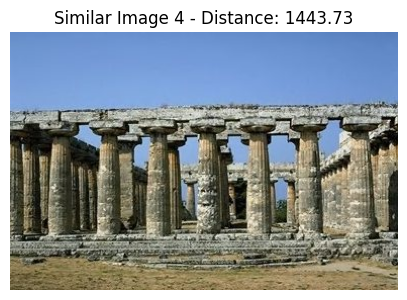
#> input picture download (12).png, 407 x 300 px, given as the content of the folder /content/Corel1k_MSD, which was not available
$ jupyter execute --allow-errors MSD_CNN_Hybrid_V1.1.ipynb
#> lines starting #> are read from the running program, lines starting #| are printed output that depends on the picture; pictures that were not available may be replaced by others from this repository, and a replacement may not be noted
[cell 1]
import os
import cv2
import numpy as np
from glob import glob
from scipy.spatial.distance import euclidean
import tensorflow as tf
from tensorflow.keras.applications import VGG16
from tensorflow.keras.preprocessing import image
from tensorflow.keras.applications.vgg16 import preprocess_input
import matplotlib.pyplot as plt
from zipfile import ZipFile

[cell 2]
# Extract the ZIP file to a folder named Corel1k_MSD
zip_file_path = '/content/Corel1k_MSD.zip'  # Replace with your actual path
extracted_folder = '/content/Corel1k_MSD'
os.makedirs(extracted_folder, exist_ok=True)

# Extract the ZIP file
#> (the rest of this cell did not finish here and is left out)

[cell 3]
# Function to load images from the extracted folder
def load_images_from_folder(folder_path, img_size=(128, 128)):
#> called with folder_path = '/content/Corel1k_MSD', img_size = (128, 128)
    images = []
    image_paths = glob(os.path.join(folder_path, '*'))
    for img_path in image_paths:
        img = cv2.imread(img_path)
#> img is the input picture: shape (300, 407, 3); mean B, G, R 151.1, 147, 139
        img = cv2.resize(img, img_size)
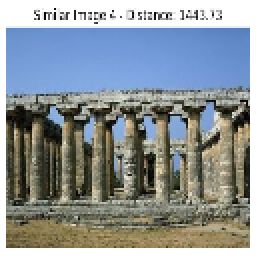
#> img: shape (128, 128, 3) (shown 2 times larger); mean B, G, R 150.8, 146.9, 139
        images.append((img_path, img))
    return images

[cell 4]
# Function to compute the MicroStructureDescriptor (MSD)
def compute_msd_descriptor(image):
    channels = cv2.split(image)
    msd = []
    for channel in channels:
        mean, std = cv2.meanStdDev(channel)
        msd.append(mean[0][0])  # Add mean
        msd.append(std[0][0])   # Add standard deviation
    return np.array(msd)

[cell 5]
# Function to extract features using a pre-trained CNN (VGG16)
def extract_cnn_features(image):
    model = VGG16(weights='imagenet', include_top=False, input_shape=(224, 224, 3))  # Changed input size to 224x224
    img = cv2.cvtColor(image, cv2.COLOR_BGR2RGB)  # Convert image to RGB
    img = cv2.resize(img, (224, 224))  # Resize for VGG16 input
    img = np.expand_dims(img, axis=0)  # Add batch dimension
    img = preprocess_input(img)  # Preprocess the image
    features = model.predict(img)  # Get features from VGG16
    features = features.flatten()  # Flatten the features into a vector
    return features

[cell 6]
# Load images from the dataset folder
dataset_folder = '/content/Corel1k_MSD'
images = load_images_from_folder(dataset_folder)
#> images = 1 item

[cell 7]
import numpy as np

# Compute and save descriptors
image_descriptors = []
#> (the rest of this cell did not finish here and is left out)

[cell 8]
# Function to calculate similarity using Euclidean distance
def calculate_similarity(query_descriptor, descriptors):
    similarities = []
    for img_path, descriptor in descriptors:
        distance = euclidean(query_descriptor, descriptor)
        similarities.append((img_path, distance))
    similarities.sort(key=lambda x: x[1])  # Sort by distance (lower is more similar)
    return similarities

[cell 9]
# Allow user to input the path of the query image
query_image_path = '/content/Corel1k_MSD/317.jpg'


# Read and process the query image
query_image = cv2.imread(query_image_path)
query_image = cv2.resize(query_image, (128, 128))  # Resize to match dataset images

[cell 10]
# Compute MSD and CNN features for the query image
msd_descriptor = compute_msd_descriptor(query_image)
#> the loop in compute_msd_descriptor (call 2), `for channel in channels:` made 3 passes
#> (mean, std) on passes 1 to 3: ([150.8], [78.16]), ([146.9], [64.03]), ([139], [65.12])
#> (the rest of this cell did not finish here and is left out)

#> (a cell that did not finish here is left out)

[cell 12]
# Display the query image
plt.figure(figsize=(5, 5))
plt.imshow(cv2.cvtColor(query_image, cv2.COLOR_BGR2RGB))
plt.title("Query Image")
plt.axis('off')
plt.show()

[cell 13]
# Display top 5 most similar images
top_n = 5
#> (the rest of this cell did not finish here and is left out)

[cell 14]
def precision_at_k(query_descriptor, k=5):
    relevant_count = 0
    for img_path, descriptor in image_descriptors:
        if is_relevant(img_path):  # Assume a function `is_relevant`
            relevant_count += 1
    return relevant_count / k

# Placeholder for testing:
def is_relevant(img_path):
    return "expected_label" in img_path

[cell 15]
from sklearn.manifold import TSNE
import matplotlib.pyplot as plt

all_features = np.array([desc for _, desc in image_descriptors])
labels = [img_path for img_path, _ in image_descriptors]
#> labels = []

# t-SNE
tsne = TSNE(n_components=2, random_state=42)
#> (the rest of this cell did not finish here and is left out)

[cell 16]
from tensorflow.keras.applications import VGG16
from tensorflow.keras.models import Model

# Load the pre-trained VGG16 model without the top layer (for feature extraction)
#> (the rest of this cell did not finish here and is left out)

[cell 17]
import numpy as np
import cv2
import matplotlib.pyplot as plt
from tensorflow.keras.preprocessing import image

def overlay_heatmap_on_image(image, heatmap, alpha=0.5):
    """
    Overlays a heatmap on an image.
    - image: The original image (numpy array)
    - heatmap: The heatmap (numpy array)
    - alpha: Transparency of the heatmap (default 0.5)
    """
    # Normalize the heatmap to be in the range [0, 255]
    heatmap = np.uint8(255 * heatmap)  # Scale to [0, 255]
    heatmap = cv2.applyColorMap(heatmap, cv2.COLORMAP_JET)  # Convert to a color map

    # Resize the heatmap to match the image size
    heatmap_resized = cv2.resize(heatmap, (image.shape[1], image.shape[0]))

    # Ensure both image and heatmap are of the same type (uint8)
    image = np.uint8(image)

    # Blend the heatmap with the original image
    superimposed_img = cv2.addWeighted(image, 1 - alpha, heatmap_resized, alpha, 0)
    return superimposed_img

# Load your image (replace 'image_path' with the path to your image)
img_path = '/content/Corel1k_MSD/207.jpg'  # Replace with your image path
#> (the rest of this cell did not finish here and is left out)

[cell 18]
import numpy as np
import matplotlib.pyplot as plt
import tensorflow as tf
from tensorflow.keras.preprocessing import image
from tensorflow.keras.models import Model

# Load the pre-trained VGG16 model
#> (the rest of this cell did not finish here and is left out)

[cell 19]
import numpy as np
import matplotlib.pyplot as plt

# Simulating loss reduction over epochs (replace with your actual loss data)
epochs = np.arange(1, 21)  # 20 epochs
loss = np.exp(-0.1 * epochs)  # Simulated exponential loss reduction

# Create the plot
plt.figure(figsize=(8, 6))
plt.plot(epochs, loss, marker='o', linestyle='-', color='r', label='Model Loss')

# Adding labels and title
plt.title('Model Loss Reduction Over Epochs', fontsize=16)
plt.xlabel('Epochs', fontsize=12)
plt.ylabel('Loss', fontsize=12)
plt.grid(True)
plt.legend()

# Display the plot
plt.show()
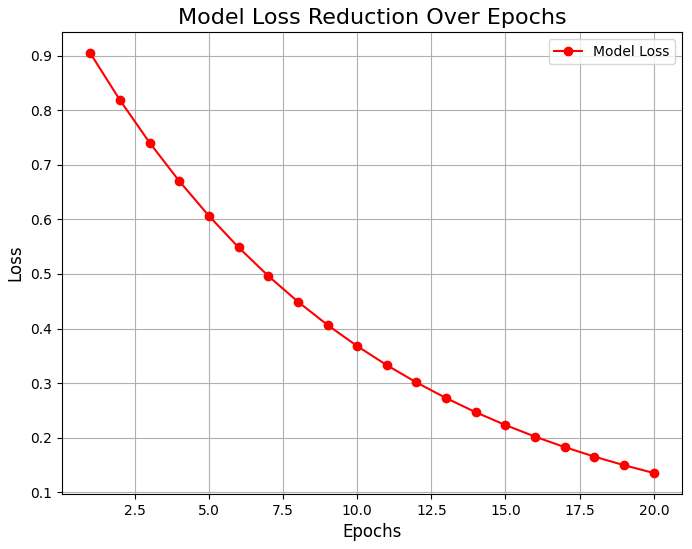
#> figure drawn by matplotlib, 1 panel; curve peaks at x = 1, y = 0.905

$ run again, on download (9).png
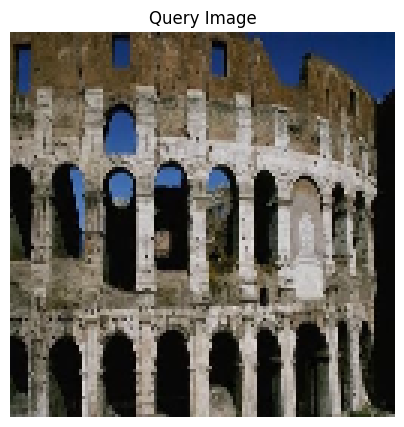
#> input picture download (9).png, 404 x 427 px, given as the content of the folder /content/Corel1k_MSD, which was not available
#> in load_images_from_folder, img is the input picture: shape (427, 404, 3); mean B, G, R 105, 111.1, 114.5
#> in load_images_from_folder, `img = cv2.resize(img, img_size)`:
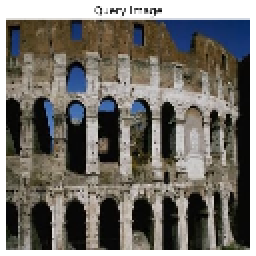
#> img: shape (128, 128, 3) (shown 2 times larger); mean B, G, R 105.2, 111.4, 114.9
#> images = 1 item
#> the loop in compute_msd_descriptor (call 2), `for channel in channels:` made 3 passes
#> (mean, std) on passes 1 to 3: ([105.2], [80.87]), ([111.4], [79.12]), ([114.9], [80.58])
#> labels = []
